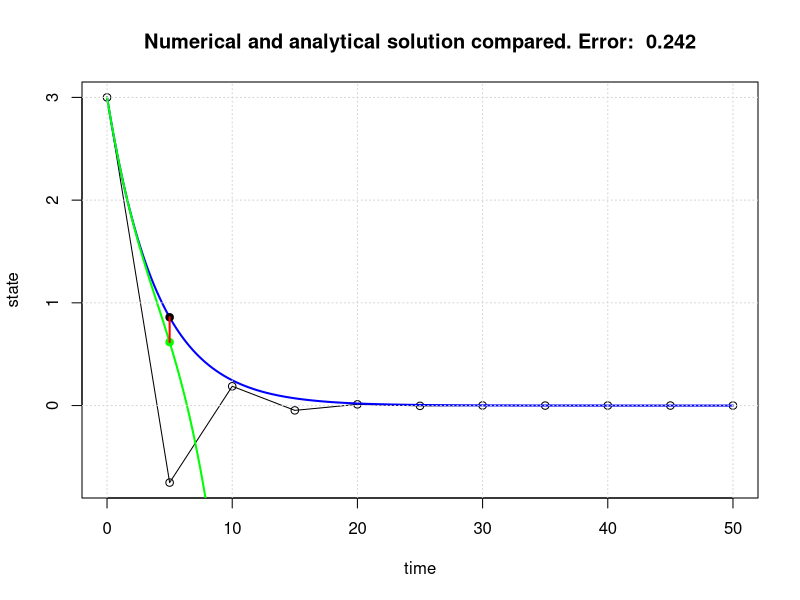

Source code (R):
## ---- chunk 1
rm(list=ls())
# Initial parameter values
begin.time = 0     # usually this variable is set to 0
end.time   = 50    # end time of the simulation (50)
dt         = 5     # delta t; time discretisation (0.25)
init.state = 3     # state of the system at the beginning of the simulation (3)
alpha      = 0.25  # decay constant (0.25)

# System function
sys.fun = function(state)
{
  newstate = state*(1-alpha*dt)
  return(newstate)
}

# Simulation initialisation
time = begin.time
result.state= c(init.state)
result.time = c(time)
current.state = init.state

# Simulation
while(time < end.time)
{
  current.state = sys.fun(current.state)
  result.state = c(result.state,current.state)
  time = time + dt
  result.time = c(result.time,time)
}

# Taylor series approximation

f = expression((-0.75 + 0.1875 * DT^(1)/2 - 0.046875*DT^(2)/6) * DT + 3)   
# constants obtained by integration and evaluation (function D() and eval())

DT = seq(begin.time,end.time,by=0.1)  # list of evaluation times
p  = eval(f)                          # list of results of the implemented funtion

# Plotting
plot(result.time,result.state,type='o', xlab="time",ylab="state")
time.sequence = seq(begin.time,end.time,by=0.1)
analyt.state=init.state * exp(-time.sequence*alpha)
lines(time.sequence,analyt.state,col='blue',lwd=2)
lines(DT,p, lwd=2, col="green")

DT = dt
correct.state = init.state*exp(-dt*alpha)
error = round(abs(correct.state-eval(f)),3)
points(dt,eval(f),col="green",pch=19)
points(dt,correct.state,pch=19)
segments(dt,correct.state,dt,eval(f),col="red",lwd=2)
title(main=paste('Numerical and analytical solution compared. Error: ',error))

grid()
